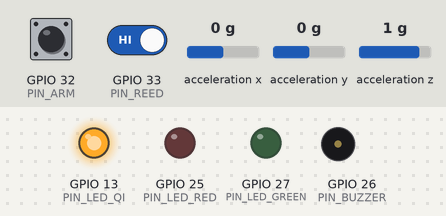
Recording of a sketch running on a simulated ESP32. Shown: output pins drawn as LEDs (lit = HIGH), buzzer (waves = sounding). Wiring (inferred from the names in the program): MPU-6050 motion sensor at I2C address 0x68. The inputs (shaded band) are chosen by the test bench; at power-on: GPIO 32 (PIN_ARM) HIGH, GPIO 33 (PIN_REED) HIGH, acceleration x 0 g, acceleration y 0 g, acceleration z 1 g. WiFi joins after 1.5 s; servers stay silent unless stated; uploads are accepted with an empty reply; random numbers use the default seed unless the sketch sets one; not simulated (calls return 0 or success): secrets.example.h; what the sketch prints to the serial monitor is not drawn.

Above: at 2.7 s.
2.8 s: GPIO 32 (PIN_ARM) pulled LOW for 1 s
At 3.4 s:
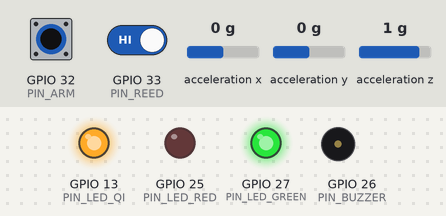
5.7 s: GPIO 32 (PIN_ARM) pulled LOW for 0.15 s
At 6.8 s:
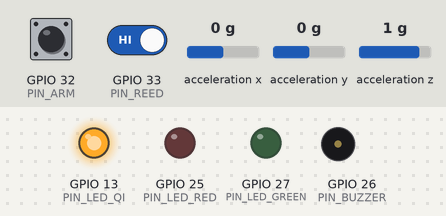
8.0 s: GPIO 32 (PIN_ARM) pulled LOW for 3.2 s
At 11.3 s:
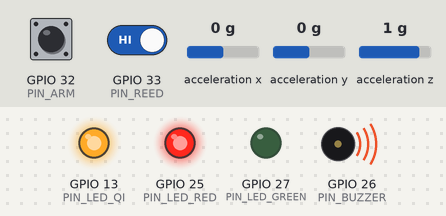
Timing chart, 0 to 12.9 s (numbered marks = the images above; inputs shaded):
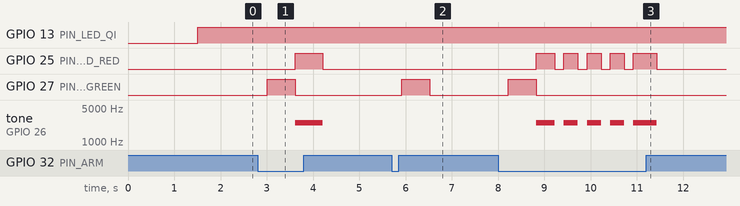

Measured:
- after the input at 2.8 s, GPIO 25 (PIN_LED_RED): LOW → HIGH after 0.81 s, → LOW 0.60 s later; GPIO 27 (PIN_LED_GREEN): LOW → HIGH after 0.21 s, → LOW 0.60 s later; tone on GPIO 26 (PIN_BUZZER): silent → 2500 Hz after 0.81 s, → silent 0.60 s later
- after the input at 5.7 s, GPIO 27 (PIN_LED_GREEN): LOW → HIGH after 0.22 s, → LOW 0.60 s later
- after the input at 8.0 s, GPIO 25 (PIN_LED_RED): goes HIGH 0.40 s, 3 × (LOW 0.20 s, HIGH 0.30 s), LOW 0.20 s, HIGH 0.50 s, then LOW, starting after 0.82 s; GPIO 27 (PIN_LED_GREEN): LOW → HIGH after 0.22 s, → LOW 0.60 s later

The sketch:

valise_esp32.ino
```cpp
// =====================================================================
//  Valise intelligente connectée — programme principal ESP32
//
//  Fonctions :
//   - Sécurité anti-intrusion : ouverture (capteur ILS) + mouvement (MPU6050)
//   - Alarme sonore (buzzer via transistor BC547) et lumineuse (LED rouge)
//   - Localisation GPS (NEO-6M, ou position simulée)
//   - Indicateur de recharge sans fil (LED jaune à la place du module Qi)
//   - Envoi de l'état vers Firebase Realtime Database (application Flutter)
//
//  Machine à états :  DESARMEE  --(interrupteur)-->  ARMEE
//                     ARMEE     --(ouverture ou mouvement)-->  ALARME
//                     ALARME    --(désarmement)-->  DESARMEE
// =====================================================================
#include <Wire.h>
#include "config.h"

#if USE_FIREBASE
  #include <WiFi.h>
  #include <WiFiClientSecure.h>
  #include <HTTPClient.h>
  #if __has_include("secrets.h")
    #include "secrets.h"
  #else
    #include "secrets.example.h"
  #endif
#endif

#if USE_REAL_GPS
  #include <TinyGPSPlus.h>
  TinyGPSPlus gps;
#endif

// ---------------------------------------------------------------------
// État global
// ---------------------------------------------------------------------
enum Etat { DESARMEE, ARMEE, ALARME };
const char* NOM_ETAT[] = {"DESARMEE", "ARMEE", "ALARME"};

Etat etat = DESARMEE;
const char* causeAlarme = "";

bool  valiseOuverte = false;
bool  mouvement     = false;
float accelG        = 1.0f;     // norme de l'accélération [g]
float refG          = 1.0f;     // référence filtrée (valise immobile)
double latitude     = SIM_LAT;
double longitude    = SIM_LON;
bool  gpsValide     = false;
bool  chargeQi      = true;     // commande de recharge (modifiable depuis l'app)
bool  mpuPresent    = false;

unsigned long tCapteurs = 0, tEnvoi = 0, tSirene = 0;
bool sireneOn = false;

// ---------------------------------------------------------------------
// MPU6050 (lecture directe I2C, sans bibliothèque)
// ---------------------------------------------------------------------
const uint8_t MPU_ADDR = 0x68;

bool mpuInit() {
  Wire.beginTransmission(MPU_ADDR);
  Wire.write(0x6B);  // PWR_MGMT_1
  Wire.write(0x00);  // sortie du mode veille
  return Wire.endTransmission() == 0;
}

bool mpuLireAccel(float &ax, float &ay, float &az) {
  Wire.beginTransmission(MPU_ADDR);
  Wire.write(0x3B);  // ACCEL_XOUT_H
  if (Wire.endTransmission(false) != 0) return false;
  if (Wire.requestFrom(MPU_ADDR, (uint8_t)6) != 6) return false;
  int16_t x = (Wire.read() << 8) | Wire.read();
  int16_t y = (Wire.read() << 8) | Wire.read();
  int16_t z = (Wire.read() << 8) | Wire.read();
  ax = x / 16384.0f;  // échelle ±2 g
  ay = y / 16384.0f;
  az = z / 16384.0f;
  return true;
}

// ---------------------------------------------------------------------
// Capteurs
// ---------------------------------------------------------------------
void lireCapteurs() {
  // ILS : aimant présent (couvercle fermé) -> contact fermé -> LOW
  valiseOuverte = digitalRead(PIN_REED) == HIGH;

  // Détection de mouvement : écart entre l'accélération mesurée et sa moyenne lente
  float ax, ay, az;
  if (mpuPresent && mpuLireAccel(ax, ay, az)) {
    accelG = sqrtf(ax * ax + ay * ay + az * az);
    mouvement = fabsf(accelG - refG) > MOTION_THRESHOLD_G;
    if (!mouvement) refG = 0.95f * refG + 0.05f * accelG;  // filtre passe-bas
  } else {
    mouvement = false;
  }

  // GPS
#if USE_REAL_GPS
  while (Serial2.available()) gps.encode(Serial2.read());
  if (gps.location.isValid()) {
    latitude = gps.location.lat();
    longitude = gps.location.lng();
    gpsValide = true;
  }
#else
  // Petite dérive aléatoire autour de Sfax pour animer la carte de l'application
  latitude  = SIM_LAT + random(-50, 51) * 1e-5;
  longitude = SIM_LON + random(-50, 51) * 1e-5;
  gpsValide = true;
#endif
}

// ---------------------------------------------------------------------
// Machine à états
// ---------------------------------------------------------------------
void changerEtat(Etat nouvel, const char* cause = "");

void majEtat() {
  bool interrupteurArme = digitalRead(PIN_ARM) == LOW;

  switch (etat) {
    case DESARMEE:
      if (interrupteurArme) {
        refG = accelG;  // la position actuelle devient la référence
        changerEtat(ARMEE);
      }
      break;

    case ARMEE:
      if (!interrupteurArme)   changerEtat(DESARMEE);
      else if (valiseOuverte)  changerEtat(ALARME, "ouverture");
      else if (mouvement)      changerEtat(ALARME, "mouvement");
      break;

    case ALARME:
      if (!interrupteurArme) changerEtat(DESARMEE);  // seul le propriétaire arrête l'alarme
      break;
  }
}

// ---------------------------------------------------------------------
// Sorties : LEDs et sirène
// ---------------------------------------------------------------------
void majSorties() {
  digitalWrite(PIN_LED_GREEN, etat == ARMEE);
  digitalWrite(PIN_LED_QI, chargeQi);

  if (etat == ALARME) {
    // Sirène intermittente : 300 ms ON / 200 ms OFF, LED rouge synchronisée
    unsigned long periode = sireneOn ? 300 : 200;
    if (millis() - tSirene >= periode) {
      tSirene = millis();
      sireneOn = !sireneOn;
      if (sireneOn) tone(PIN_BUZZER, BUZZER_FREQ_HZ);
      else          noTone(PIN_BUZZER);
      digitalWrite(PIN_LED_RED, sireneOn);
    }
  } else if (sireneOn || digitalRead(PIN_LED_RED)) {
    sireneOn = false;
    noTone(PIN_BUZZER);
    digitalWrite(PIN_LED_RED, LOW);
  }
}

// ---------------------------------------------------------------------
// Firebase Realtime Database (API REST)
// ---------------------------------------------------------------------
#if USE_FIREBASE
String urlFirebase(const char* chemin) {
  String url = String(FIREBASE_URL) + chemin + ".json";
  if (strlen(FIREBASE_AUTH) > 0) url += String("?auth=") + FIREBASE_AUTH;
  return url;
}

int requeteFirebase(const char* methode, const char* chemin, const String& corps, String* reponse = nullptr) {
  if (WiFi.status() != WL_CONNECTED) return -1;
  WiFiClientSecure client;
  client.setInsecure();  // projet pédagogique : pas de vérification du certificat
  HTTPClient http;
  http.setTimeout(3000);
  if (!http.begin(client, urlFirebase(chemin))) return -1;
  http.addHeader("Content-Type", "application/json");
  int code = http.sendRequest(methode, corps);
  if (reponse && code == 200) *reponse = http.getString();
  http.end();
  return code;
}

void envoyerEtat() {
  char json[320];
  snprintf(json, sizeof(json),
    "{\"etat\":\"%s\",\"ouverte\":%s,\"mouvement\":%s,\"accel_g\":%.2f,"
    "\"gps\":{\"lat\":%.6f,\"lon\":%.6f,\"valide\":%s,\"simule\":%s},"
    "\"charge_qi\":%s,\"uptime_s\":%lu}",
    NOM_ETAT[etat], valiseOuverte ? "true" : "false", mouvement ? "true" : "false", accelG,
    latitude, longitude, gpsValide ? "true" : "false", USE_REAL_GPS ? "false" : "true",
    chargeQi ? "true" : "false", millis() / 1000);
  int code = requeteFirebase("PUT", "/valise/etat", json);
  Serial.printf("[Firebase] envoi état -> HTTP %d\n", code);
}

void lireCommandes() {
  // L'application écrit {"charge_qi": true/false} dans /valise/commandes
  String rep;
  if (requeteFirebase("GET", "/valise/commandes", "", &rep) == 200) {
    if (rep.indexOf("\"charge_qi\":false") >= 0) chargeQi = false;
    else if (rep.indexOf("\"charge_qi\":true") >= 0) chargeQi = true;
  }
}

void journaliser(const char* evenement) {
  char json[160];
  snprintf(json, sizeof(json), "{\"evenement\":\"%s\",\"uptime_s\":%lu,\"lat\":%.6f,\"lon\":%.6f}",
           evenement, millis() / 1000, latitude, longitude);
  requeteFirebase("POST", "/valise/historique", json);
}

void connecterWiFi() {
  Serial.printf("[WiFi] connexion à %s", WIFI_SSID);
  WiFi.begin(WIFI_SSID, WIFI_PASSWORD);
  unsigned long t0 = millis();
  while (WiFi.status() != WL_CONNECTED && millis() - t0 < 15000) {
    delay(300);
    Serial.print(".");
  }
  Serial.println(WiFi.status() == WL_CONNECTED ? " OK" : " échec (mode autonome)");
}
#endif

void changerEtat(Etat nouvel, const char* cause) {
  etat = nouvel;
  causeAlarme = cause;
  Serial.printf("[Etat] %s %s\n", NOM_ETAT[etat], cause);
#if USE_FIREBASE
  char evt[48];
  snprintf(evt, sizeof(evt), "%s%s%s", NOM_ETAT[etat], strlen(cause) ? " - " : "", cause);
  journaliser(evt);
  tEnvoi = 0;  // envoi immédiat du nouvel état
#endif
}

// ---------------------------------------------------------------------
void setup() {
  Serial.begin(115200);
  Serial.println("\n=== Valise intelligente connectée ===");

  pinMode(PIN_REED, INPUT_PULLUP);
  pinMode(PIN_ARM, INPUT_PULLUP);
  pinMode(PIN_BUZZER, OUTPUT);
  pinMode(PIN_LED_RED, OUTPUT);
  pinMode(PIN_LED_GREEN, OUTPUT);
  pinMode(PIN_LED_QI, OUTPUT);

  Wire.begin(PIN_SDA, PIN_SCL);
  mpuPresent = mpuInit();
  Serial.printf("[MPU6050] %s\n", mpuPresent ? "détecté" : "absent (détection de mouvement désactivée)");

#if USE_REAL_GPS
  Serial2.begin(9600, SERIAL_8N1, PIN_GPS_RX, PIN_GPS_TX);
  Serial.println("[GPS] NEO-6M sur Serial2");
#else
  Serial.println("[GPS] position simulée (Sfax)");
#endif

#if USE_FIREBASE
  connecterWiFi();
#endif
}

void loop() {
  if (millis() - tCapteurs >= SENSOR_PERIOD_MS) {
    tCapteurs = millis();
    lireCapteurs();
    majEtat();
  }
  majSorties();

#if USE_FIREBASE
  if (tEnvoi == 0 || millis() - tEnvoi >= SEND_PERIOD_MS) {
    tEnvoi = millis();
    envoyerEtat();
    lireCommandes();
  }
#endif
}
```

secrets.example.h
```cpp
// Copier ce fichier en "secrets.h" et remplir avec vos propres identifiants.
// secrets.h est ignoré par git (.gitignore) : ne jamais publier ses mots de passe.
#pragma once

#define WIFI_SSID        "Wokwi-GUEST"   // réseau WiFi (Wokwi-GUEST pour la simulation)
#define WIFI_PASSWORD    ""

// URL de la base Firebase Realtime Database, sans "/" final
#define FIREBASE_URL     "https://votre-projet-default-rtdb.europe-west1.firebasedatabase.app"
// Secret de la base (laisser vide si la base est en mode test)
#define FIREBASE_AUTH    ""
```

config.h
```cpp
// =====================================================================
//  Valise intelligente connectée — configuration matérielle
// =====================================================================
#pragma once

// ---------------- Brochage (ESP32 WROOM-32) ----------------
#define PIN_GPS_RX     16   // RX2 de l'ESP32  <- TX du GPS NEO-6M
#define PIN_GPS_TX     17   // TX2 de l'ESP32  -> RX du GPS NEO-6M
#define PIN_SDA        21   // I2C SDA  -> MPU6050
#define PIN_SCL        22   // I2C SCL  -> MPU6050
#define PIN_REED       33   // Capteur d'ouverture (ILS / reed switch), INPUT_PULLUP
#define PIN_ARM        32   // Interrupteur d'armement, INPUT_PULLUP (LOW = armée)
#define PIN_BUZZER     26   // Base du transistor BC547 (via résistance 1 kΩ)
#define PIN_LED_RED    25   // LED rouge : alarme
#define PIN_LED_GREEN  27   // LED verte : système armé
#define PIN_LED_QI     13   // LED jaune : indicateur de recharge sans fil (Qi)

// ---------------- Options de compilation ----------------
// 0 = position GPS simulée (module NEO-6M non disponible)
// 1 = vrai GPS NEO-6M (nécessite la bibliothèque TinyGPSPlus)
#define USE_REAL_GPS   0

// 0 = fonctionnement autonome (sans WiFi)
// 1 = envoi de l'état vers Firebase Realtime Database
#define USE_FIREBASE   1

// Position simulée : centre-ville de Sfax
#define SIM_LAT        34.7406
#define SIM_LON        10.7603

// ---------------- Réglages ----------------
#define MOTION_THRESHOLD_G   0.35f   // écart d'accélération déclenchant l'alarme [g]
#define SEND_PERIOD_MS       5000    // période d'envoi vers Firebase [ms]
#define SENSOR_PERIOD_MS     100     // période de lecture des capteurs [ms]
#define BUZZER_FREQ_HZ       2500    // fréquence de la sirène [Hz]
```
